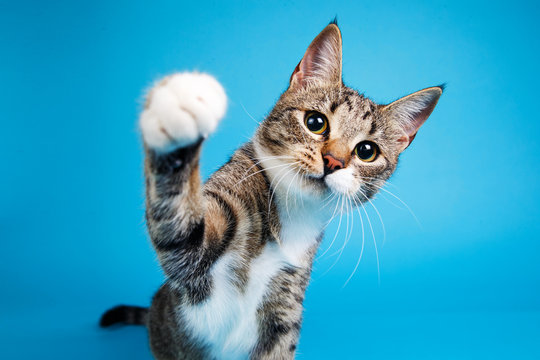
#> input picture photos/cat.jpg, 540 x 360 px
$ python transformation.py
#> lines starting #> are read from the running program, lines starting #| are printed output that depends on the picture
import cv2 as cv
import numpy as np

img = cv.imread("photos/cat.jpg")
#> img is the input picture: shape (360, 540, 3); mean B, G, R 191.9, 160, 55.5
cv.imshow("Cat",img)

### Translation -> shift an image
def translation(img,x,y):
#> called with x = 100, y = 100
    transMatrix = np.float32([[1,0,x],[0,1,y]])
    dimensions = (img.shape[1], img.shape[0])
#> dimensions = (540, 360)
    return cv.warpAffine(img, transMatrix, dimensions)
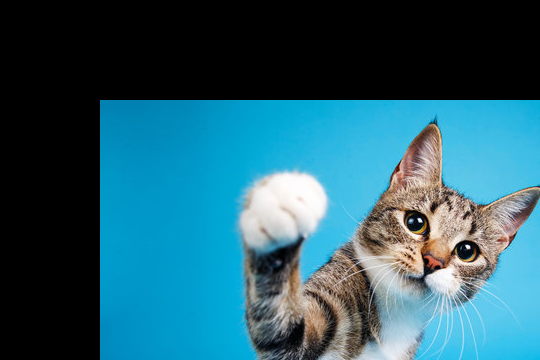
#> returned value: shape (360, 540, 3); mean of channels 0, 1, 2 109.8, 94.1, 41.3; drawn as B, G, R

# -x --> Left
# -y --> Up
# x --> Right
# y --> Down

translated = translation(img,100,100)
#cv.imshow("Transformation",translated)

### Rotation
def rotate(img, angle, rotation_point = None):
#> called with angle = 45
    (height, width) = img.shape[:2]
#> height = 360; width = 540

    if rotation_point is None:
            rotation_point = (width//2, height//2)
#> rotation_point = (270, 180)

    rotation_matrix = cv.getRotationMatrix2D(rotation_point, angle, 1.0)
    dimensions = (width,height)
#> dimensions = (540, 360)

    return cv.warpAffine(img, rotation_matrix, dimensions)
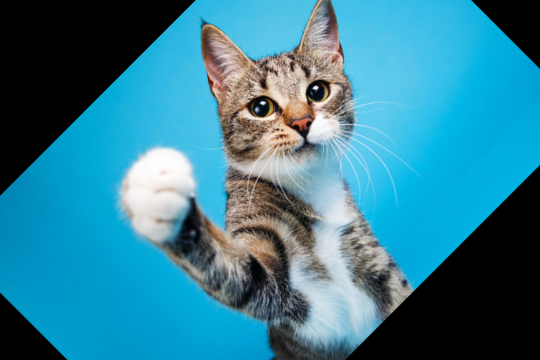
#> returned value: shape (360, 540, 3); mean of channels 0, 1, 2 148.7, 126.8, 52.5; drawn as B, G, R

rotated = rotate(img,45)
#cv.imshow("Rotated",rotated)

rotation_again = rotate(rotated,45)
#> call 2 of rotate, with angle = 45
#> in rotate (call 2), `return cv.warpAffine(img, rotation_matrix, dimensions)`:
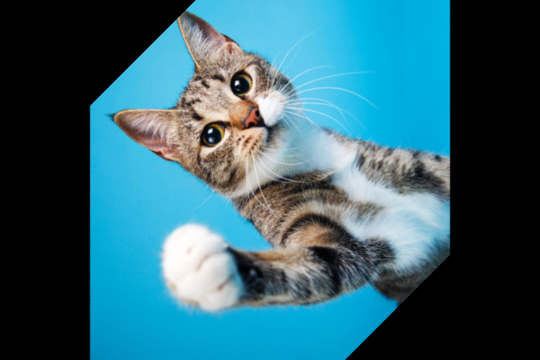
#> returned value: shape (360, 540, 3); mean of channels 0, 1, 2 112.6, 98.7, 50.2; drawn as B, G, R
#cv.imshow("Rotatation again",rotation_again) ## creating extra black because roted already got black surface and rotated again assume those black spots as a part of the img

rotated = rotate(img,90)
#> call 3 of rotate, with angle = 90
#> in rotate (call 3), `return cv.warpAffine(img, rotation_matrix, dimensions)`:
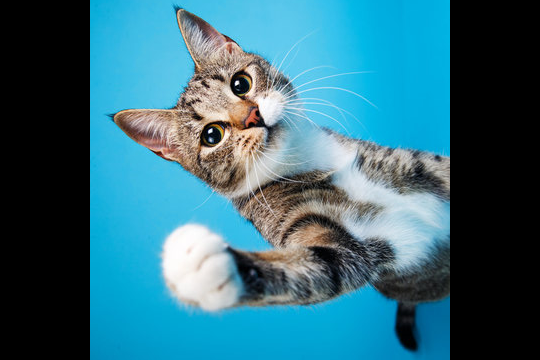
#> returned value: shape (360, 540, 3); mean of channels 0, 1, 2 122.5, 106.5, 51.8; drawn as B, G, R
#cv.imshow("Rotated",rotated)

# + angle --> counter clockwise
# - angle --> clockwise

### Flip
flip = cv.flip(img,-1)
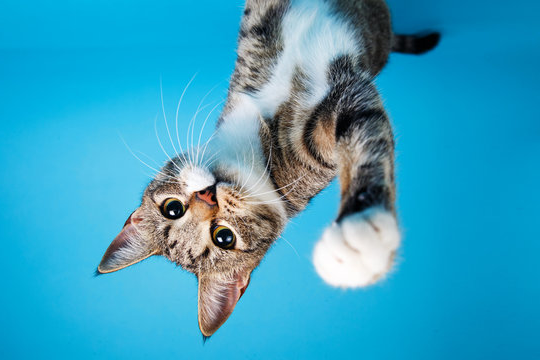
#> flip: shape (360, 540, 3); mean B, G, R 191.9, 160, 55.5
cv.imshow("flip",flip)

# 0 --> y axis
# 1 --> x axis
# -1 --> both axis

cv.waitKey(0)

$ run again, with photos/dog.jpg copied over photos/cat.jpg
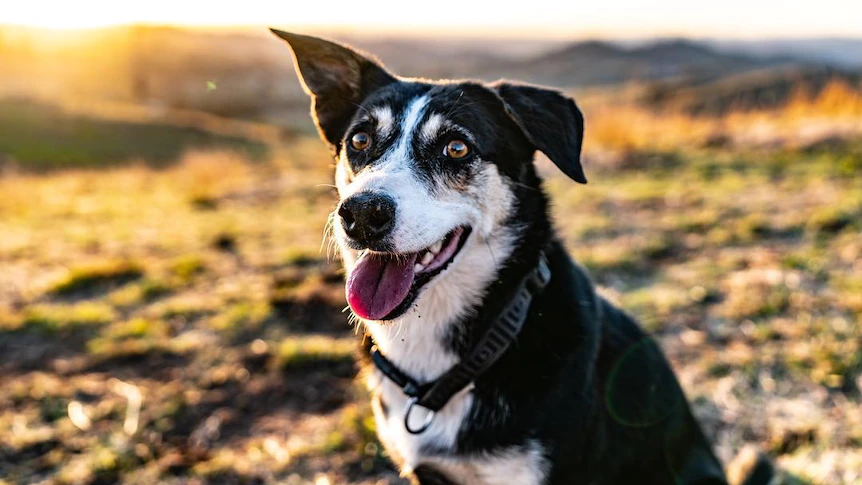
#> input picture photos/dog.jpg, 862 x 485 px
#> img is the input picture: shape (485, 862, 3); mean B, G, R 97.2, 125.9, 146.9
#> in rotate (call 3), `return cv.warpAffine(img, rotation_matrix, dimensions)`:
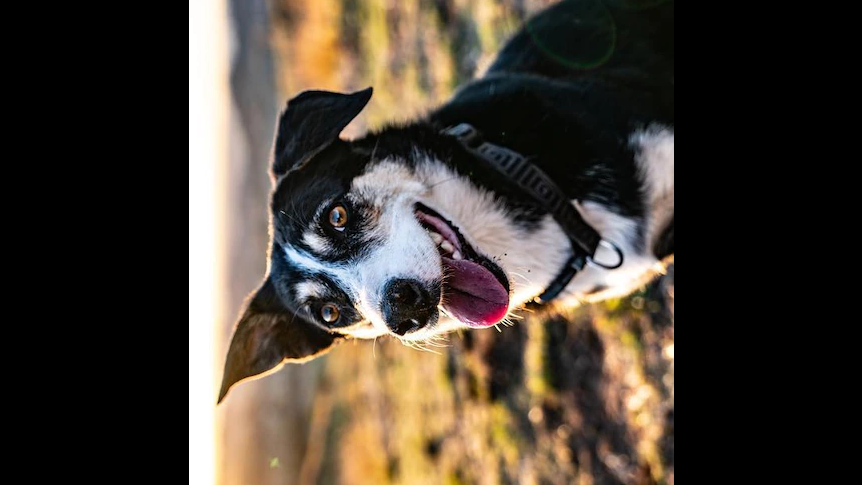
#> returned value: shape (485, 862, 3); mean of channels 0, 1, 2 52.7, 62.4, 71.1; drawn as B, G, R
#> `flip = cv.flip(img,-1)`:
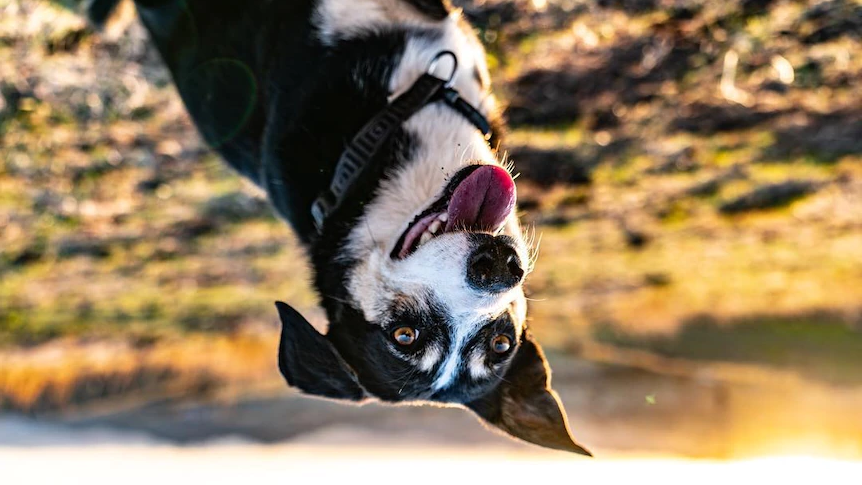
#> flip: shape (485, 862, 3); mean B, G, R 97.2, 125.9, 146.9

$ run again, with photos/group.jpg copied over photos/cat.jpg
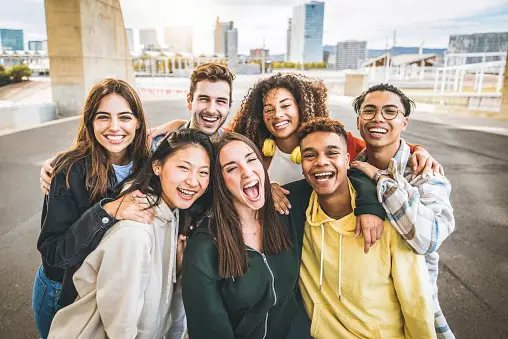
#> input picture photos/group.jpg, 508 x 339 px
#> img is the input picture: shape (339, 508, 3); mean B, G, R 142.3, 157.1, 168.5
#> in rotate (call 3), `return cv.warpAffine(img, rotation_matrix, dimensions)`:
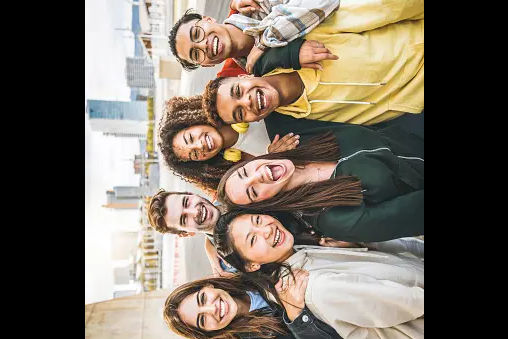
#> returned value: shape (339, 508, 3); mean of channels 0, 1, 2 93.5, 105, 114.7; drawn as B, G, R
#> `flip = cv.flip(img,-1)`:
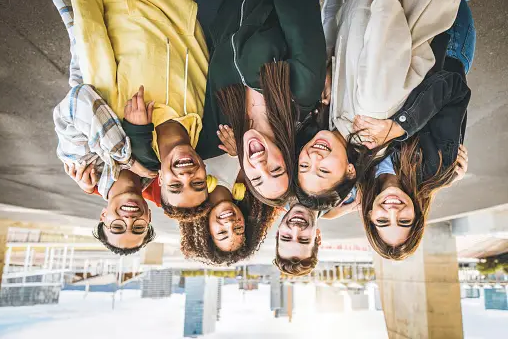
#> flip: shape (339, 508, 3); mean B, G, R 142.3, 157.1, 168.5
